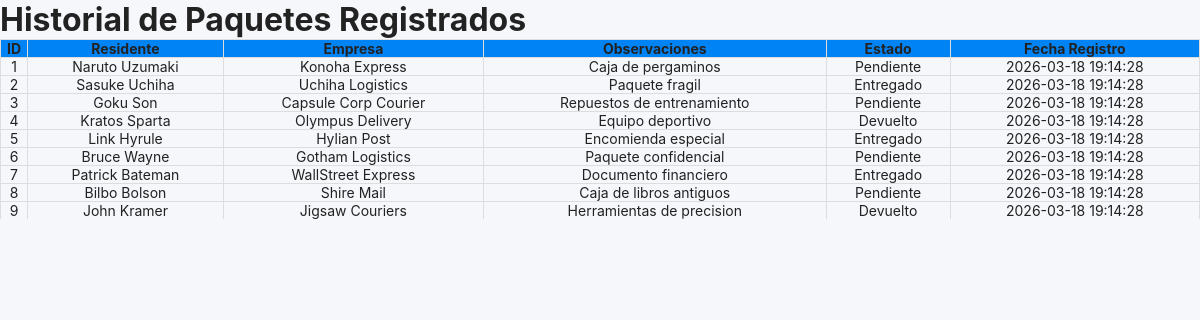
The app's page /programas/operador/listar_paquetes.php (signed in) with its own data.
### tables this page shows
CREATE TABLE paquetes (
    id INT AUTO_INCREMENT PRIMARY KEY,
    residente VARCHAR(140) NOT NULL,
    empresa VARCHAR(140) NOT NULL,
    observaciones TEXT NOT NULL,
    estado VARCHAR(60) NOT NULL,
    fecha_registro DATETIME DEFAULT CURRENT_TIMESTAMP
);

### programas/operador/listar_paquetes.php (the view, shortened to what this page needs)
<?php
include("../comun/conexion.php");
$sql = "SELECT id, residente, empresa, observaciones, estado, fecha_registro FROM paquetes ORDER BY fecha_registro DESC";
$resultado = mysqli_query($conexion, $sql);
?>
<!doctype html>
<html lang="es">
<head>
	<link rel="stylesheet" href="../../css/style.css">
</head>
<body>
	<h1>Historial de Paquetes Registrados</h1>
	<table class="tabla-dashboard">
		<thead>
			<tr>
				<th>ID</th>
				<th>Residente</th>
				<th>Empresa</th>
				<th>Observaciones</th>
				<th>Estado</th>
				<th>Fecha Registro</th>
			</tr>
		</thead>
		<tbody>
			<?php if ($resultado && mysqli_num_rows($resultado) > 0): ?>
				<?php while ($fila = mysqli_fetch_assoc($resultado)): ?>
					<tr>
						<td><?php echo intval($fila['id']); ?></td>
						<td><?php echo htmlspecialchars($fila['residente']); ?></td>
						<td><?php echo htmlspecialchars($fila['empresa']); ?></td>
						<td><?php echo htmlspecialchars($fila['observaciones']); ?></td>
						<td><?php echo htmlspecialchars($fila['estado']); ?></td>
						<td><?php echo htmlspecialchars($fila['fecha_registro']); ?></td>
					</tr>
				<?php endwhile; ?>
			<?php else: ?>
				<tr><td colspan="6">No hay paquetes registrados.</td></tr>
			<?php endif; ?>
		</tbody>
	</table>
</body>
</html>

### css/style.css (style rules this page uses)
* { box-sizing: border-box; margin: 0; padding: 0; }
html,body { height: 100%; font-family: Inter, "Segoe UI", Roboto, Arial, sans-serif; color: #222; background:#f5f7fb; }
:root { --primary: #1f6feb; --dark: #0b2545; --muted: #667085; --card-bg: #ffffff; --accent: #06b6d4; --glass: rgba(255,255,255,0.6); }
.tabla-dashboard { width: 100%; border-collapse: collapse; font-size: 14px; }
.tabla-dashboard thead { background: #0083f5; }
.tabla-dashboard th, .tabla-dashboard td { text-align: center; border: 1px solid #ddd; }
.tabla-dashboard tr:last-child td { border-bottom: none; }

### records on screen
paquetes: id "1", residente "Naruto Uzumaki", empresa "Konoha Express", observaciones "Caja de pergaminos", estado "Pendiente", fecha_registro "2026-03-18 19:14:28"
paquetes: id "2", residente "Sasuke Uchiha", empresa "Uchiha Logistics", observaciones "Paquete fragil", estado "Entregado", fecha_registro "2026-03-18 19:14:28"
paquetes: id "3", residente "Goku Son", empresa "Capsule Corp Courier", observaciones "Repuestos de entrenamiento", estado "Pendiente", fecha_registro "2026-03-18 19:14:28"
paquetes: id "4", residente "Kratos Sparta", empresa "Olympus Delivery", observaciones "Equipo deportivo", estado "Devuelto", fecha_registro "2026-03-18 19:14:28"
paquetes: id "5", residente "Link Hyrule", empresa "Hylian Post", observaciones "Encomienda especial", estado "Entregado", fecha_registro "2026-03-18 19:14:28"
paquetes: id "6", residente "Bruce Wayne", empresa "Gotham Logistics", observaciones "Paquete confidencial", estado "Pendiente", fecha_registro "2026-03-18 19:14:28"
paquetes: id "7", residente "Patrick Bateman", empresa "WallStreet Express", observaciones "Documento financiero", estado "Entregado", fecha_registro "2026-03-18 19:14:28"
paquetes: id "8", residente "Bilbo Bolson", empresa "Shire Mail", observaciones "Caja de libros antiguos", estado "Pendiente", fecha_registro "2026-03-18 19:14:28"
paquetes: id "9", residente "John Kramer", empresa "Jigsaw Couriers", observaciones "Herramientas de precision", estado "Devuelto", fecha_registro "2026-03-18 19:14:28"
